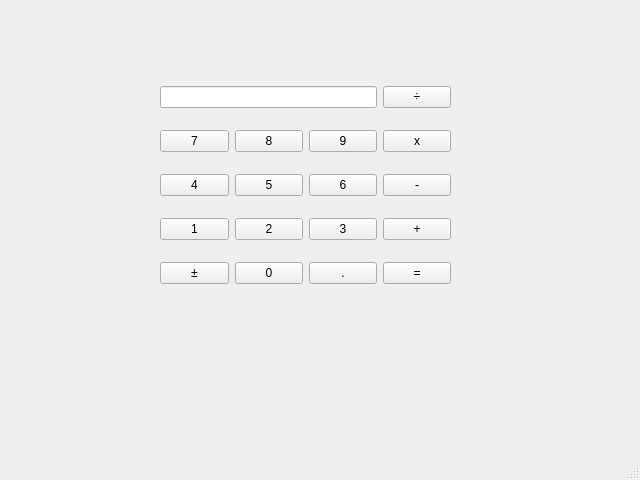
<?xml version="1.0" encoding="UTF-8"?>
<ui version="4.0">
 <class>MainWindow</class>
 <widget class="QMainWindow" name="MainWindow">
  <property name="geometry">
   <rect>
    <x>0</x>
    <y>0</y>
    <width>640</width>
    <height>480</height>
   </rect>
  </property>
  <property name="windowTitle">
   <string>MainWindow</string>
  </property>
  <widget class="QWidget" name="centralwidget">
   <widget class="QWidget" name="">
    <property name="geometry">
     <rect>
      <x>160</x>
      <y>70</y>
      <width>291</width>
      <height>231</height>
     </rect>
    </property>
    <layout class="QGridLayout" name="gridLayout">
     <item row="1" column="2">
      <widget class="QPushButton" name="pushButton_7">
       <property name="text">
        <string>9</string>
       </property>
      </widget>
     </item>
     <item row="4" column="3">
      <widget class="QPushButton" name="pushButton_14">
       <property name="text">
        <string>=</string>
       </property>
      </widget>
     </item>
     <item row="2" column="0">
      <widget class="QPushButton" name="pushButton_2">
       <property name="text">
        <string>4</string>
       </property>
      </widget>
     </item>
     <item row="3" column="3">
      <widget class="QPushButton" name="pushButton_13">
       <property name="text">
        <string>+</string>
       </property>
      </widget>
     </item>
     <item row="1" column="0">
      <widget class="QPushButton" name="pushButton">
       <property name="text">
        <string>7</string>
       </property>
      </widget>
     </item>
     <item row="3" column="2">
      <widget class="QPushButton" name="pushButton_9">
       <property name="text">
        <string>3</string>
       </property>
      </widget>
     </item>
     <item row="4" column="2">
      <widget class="QPushButton" name="pushButton_10">
       <property name="text">
        <string>.</string>
       </property>
      </widget>
     </item>
     <item row="3" column="1">
      <widget class="QPushButton" name="pushButton_6">
       <property name="text">
        <string>2</string>
       </property>
      </widget>
     </item>
     <item row="1" column="1">
      <widget class="QPushButton" name="pushButton_4">
       <property name="text">
        <string>8</string>
       </property>
      </widget>
     </item>
     <item row="2" column="1">
      <widget class="QPushButton" name="pushButton_5">
       <property name="text">
        <string>5</string>
       </property>
      </widget>
     </item>
     <item row="2" column="2">
      <widget class="QPushButton" name="pushButton_8">
       <property name="text">
        <string>6</string>
       </property>
      </widget>
     </item>
     <item row="3" column="0">
      <widget class="QPushButton" name="pushButton_3">
       <property name="text">
        <string>1</string>
       </property>
      </widget>
     </item>
     <item row="1" column="3">
      <widget class="QPushButton" name="pushButton_11">
       <property name="text">
        <string>x</string>
       </property>
      </widget>
     </item>
     <item row="2" column="3">
      <widget class="QPushButton" name="pushButton_15">
       <property name="text">
        <string>-</string>
       </property>
      </widget>
     </item>
     <item row="0" column="0" colspan="3">
      <widget class="QLineEdit" name="lineEdit"/>
     </item>
     <item row="0" column="3">
      <widget class="QPushButton" name="pushButton_16">
       <property name="text">
        <string>÷</string>
       </property>
      </widget>
     </item>
     <item row="4" column="0">
      <widget class="QPushButton" name="pushButton_12">
       <property name="text">
        <string>±</string>
       </property>
      </widget>
     </item>
     <item row="4" column="1">
      <widget class="QPushButton" name="pushButton_17">
       <property name="text">
        <string>0</string>
       </property>
      </widget>
     </item>
    </layout>
   </widget>
  </widget>
  <widget class="QMenuBar" name="menubar">
   <property name="geometry">
    <rect>
     <x>0</x>
     <y>0</y>
     <width>640</width>
     <height>23</height>
    </rect>
   </property>
  </widget>
  <widget class="QStatusBar" name="statusbar"/>
 </widget>
 <resources/>
 <connections/>
</ui>
